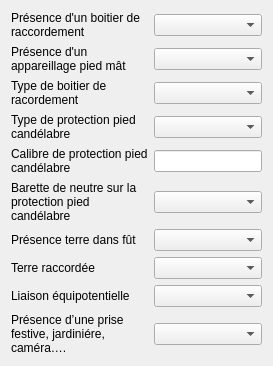
             <widget class="QWidget" name="tab_3">
              <attribute name="title">
               <string>Electrique</string>
              </attribute>
              <layout class="QGridLayout" name="gridLayout_9">
               <item row="4" column="0">
                <widget class="QLabel" name="label_69">
                 <property name="text">
                  <string>Calibre de protection pied candélabre</string>
                 </property>
                 <property name="wordWrap">
                  <bool>true</bool>
                 </property>
                </widget>
               </item>
               <item row="2" column="0">
                <widget class="QLabel" name="label_67">
                 <property name="text">
                  <string>Type de boitier de racordement</string>
                 </property>
                 <property name="wordWrap">
                  <bool>true</bool>
                 </property>
                </widget>
               </item>
               <item row="1" column="0">
                <widget class="QLabel" name="label_65">
                 <property name="text">
                  <string>Présence d'un appareillage pied mât</string>
                 </property>
                 <property name="wordWrap">
                  <bool>true</bool>
                 </property>
                </widget>
               </item>
               <item row="1" column="1">
                <widget class="QComboBox" name="comboBox_sp_appmat"/>
               </item>
               <item row="2" column="1">
                <widget class="QComboBox" name="comboBox_sp_typbr"/>
               </item>
               <item row="0" column="0">
                <widget class="QLabel" name="label_66">
                 <property name="text">
                  <string>Présence d'un boitier de raccordement</string>
                 </property>
                 <property name="wordWrap">
                  <bool>true</bool>
                 </property>
                </widget>
               </item>
               <item row="6" column="0">
                <widget class="QLabel" name="label_71">
                 <property name="text">
                  <string>Présence terre dans fût</string>
                 </property>
                 <property name="wordWrap">
                  <bool>true</bool>
                 </property>
                </widget>
               </item>
               <item row="0" column="1">
                <widget class="QComboBox" name="comboBox_sp_boitbran"/>
               </item>
               <item row="8" column="1">
                <widget class="QComboBox" name="comboBox_sp_liaisoneq"/>
               </item>
               <item row="3" column="1">
                <widget class="QComboBox" name="comboBox_sp_typprot"/>
               </item>
               <item row="3" column="0">
                <widget class="QLabel" name="label_68">
                 <property name="text">
                  <string>Type de protection pied candélabre</string>
                 </property>
                 <property name="wordWrap">
                  <bool>true</bool>
                 </property>
                </widget>
               </item>
               <item row="7" column="1">
                <widget class="QComboBox" name="comboBox_sp_terracc"/>
               </item>
               <item row="5" column="1">
                <widget class="QComboBox" name="comboBox_sp_barette"/>
               </item>
               <item row="4" column="1">
                <widget class="QLineEdit" name="lineEdit_sp_calprot"/>
               </item>
               <item row="5" column="0">
                <widget class="QLabel" name="label_70">
                 <property name="text">
                  <string>Barette de neutre sur la protection pied candélabre</string>
                 </property>
                 <property name="wordWrap">
                  <bool>true</bool>
                 </property>
                </widget>
               </item>
               <item row="6" column="1">
                <widget class="QComboBox" name="comboBox_sp_preter"/>
               </item>
               <item row="7" column="0">
                <widget class="QLabel" name="label_72">
                 <property name="text">
                  <string>Terre raccordée</string>
                 </property>
                 <property name="wordWrap">
                  <bool>true</bool>
                 </property>
                </widget>
               </item>
               <item row="8" column="0">
                <widget class="QLabel" name="label_73">
                 <property name="text">
                  <string>Liaison équipotentielle</string>
                 </property>
                 <property name="wordWrap">
                  <bool>true</bool>
                 </property>
                </widget>
               </item>
               <item row="9" column="0">
                <widget class="QLabel" name="label_74">
                 <property name="text">
                  <string>Présence d’une prise festive, jardiniére, caméra….</string>
                 </property>
                 <property name="wordWrap">
                  <bool>true</bool>
                 </property>
                </widget>
               </item>
               <item row="9" column="1">
                <widget class="QComboBox" name="comboBox_sp_eq"/>
               </item>
              </layout>
             </widget>
